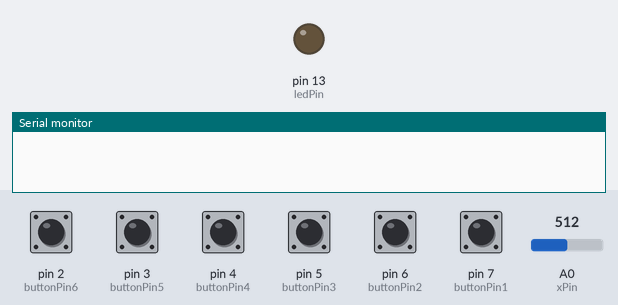
Simulated run of this sketch. Board: Arduino Uno, built with avr-gcc and run on an emulated ATmega328P. Parts: output pins drawn as LEDs (lit = HIGH), the last lines printed to the serial monitor. The test bench sets the inputs (shaded band); at power-on: pin 2 (buttonPin6), pin 3 (buttonPin5), pin 4 (buttonPin4), pin 5 (buttonPin3), pin 6 (buttonPin2), pin 7 (buttonPin1) LOW, A0 (xPin) = 512.

Above: at 0.01 s.
At 1.2 s:
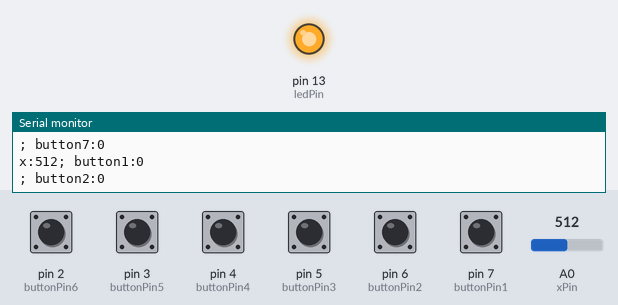
1.3 s: A0 (xPin) set to 991
4.3 s: A0 (xPin) set to 1012
Timing chart, 0 to 7.3 s (numbered marks = the images above; inputs shaded):
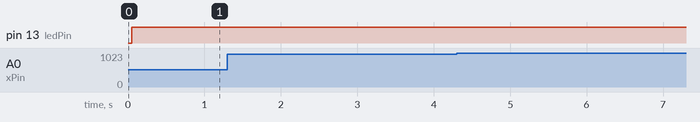

The sketch:

Arduino.ino
```cpp
// variables for pins
int xPin = A0;
const int buttonPin1 = 7;
const int buttonPin2 = 6;
const int buttonPin3 = 5;
const int buttonPin4 = 4;
const int buttonPin5 = 3;
const int buttonPin6 = 2;
const int buttonPin7 = 1;
const int ledPin = 13;

//variables will change
int buttonPushCounter = 0;
//int buttonPushCounterMax = 4;
int buttonState = 0;
int lastButtonState = 0;


void setup() {
  // turn on internal pull-up resistor
  pinMode( buttonPin1, INPUT);
  pinMode( buttonPin2, INPUT);
  pinMode( buttonPin3, INPUT);
  pinMode( buttonPin4, INPUT);
  pinMode( buttonPin5, INPUT);
  pinMode( buttonPin6, INPUT);
  pinMode( buttonPin7, INPUT);
  pinMode(ledPin, OUTPUT);

  // start Serial
  Serial.begin( 9600 );
}

void loop() {
  // read in values
  int xValue = analogRead( xPin );

  //  int buttonValue = digitalRead( buttonPin );

  int low = digitalRead (buttonPin1);
  int med = digitalRead (buttonPin2);
  int high = digitalRead (buttonPin3);

  int sunrise = digitalRead (buttonPin4);
  int sunset = digitalRead (buttonPin5);
  int daytime = digitalRead (buttonPin6);
  int nighttime = digitalRead (buttonPin7);


  // compare buttonState to previous
  if (buttonState != lastButtonState) {

    //if state change, increment counter
    if (buttonState == HIGH) {


    } else {
      buttonPushCounter++;
      Serial.println("on");
      Serial.print("number of button pushes:   ");
      Serial.println(buttonPushCounter);
    }
  }

  delay(50);


  lastButtonState = buttonState;

  if (buttonPushCounter % 2 == 0) {
    digitalWrite(ledPin, HIGH);
  } else {
    digitalWrite(ledPin, LOW);

  }

  // print out values
  //  Serial.print( "x:" );
  //  Serial.print( xValue );


  Serial.print( "; button1:" );
  Serial.println( low );
  Serial.print( "; button2:" );
  Serial.println( med );
  Serial.print( "; button3:" );
  Serial.println( high );

  Serial.print( "; button4:" );
  Serial.println( sunrise );
  Serial.print( "; button5:" );
  Serial.println( sunset );
  Serial.print( "; button6:" );
  Serial.println( daytime );
  Serial.print( "; button7:" );
  Serial.println( nighttime );

  Serial.print( "x:" );
  Serial.print( xValue );

  // wait a little bit
  delay( 30 );
}
```
